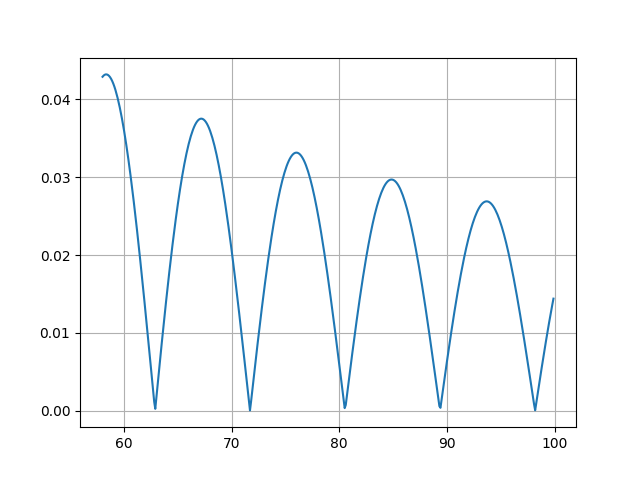

Source code (Python):
import matplotlib.pyplot as plt
import pandas as pd
import numpy as np

epsilon0 = 1.
mu0 = 2.
T=25
C = 1/np.sqrt(2)
alpha = 0.25
J0=1

Z0 = np.sqrt(mu0/epsilon0)
omega = 2*np.pi/T
k = omega/C
s = 1/np.sqrt(2*alpha)
p = J0/omega*(s**3)*(2*np.pi)**1.5

A = Z0*k*k*p/(4*np.pi)

By = lambda x,t: A*abs(np.cos(k*x-omega*t) + np.sin(k*x-omega*t)/(k*x))/x

x = np.arange(58,100,0.1)
y = By(x,70)

fig, ax = plt.subplots()
plt.rcParams['figure.figsize']=(10,5)
ax.plot(x,y)
ax.grid()

fig.savefig("perfil.png")
plt.show()
